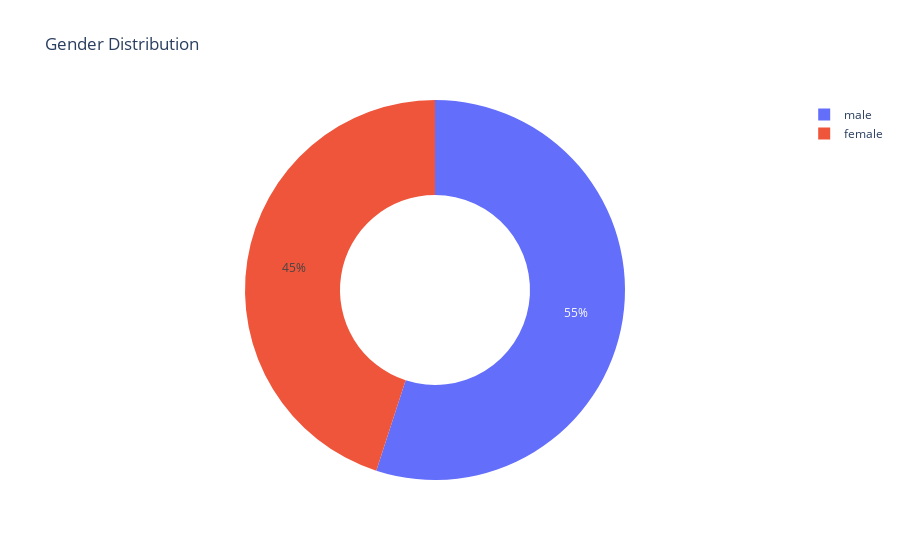

Write notebook code for a chart like this one.
### Code cell
categories = ['male', 'female']
values = [len(male), len(female)]

fig = ex.pie(Education, values=values, names=categories, title='Gender Distribution', hole=0.5)
fig.show()

### Figure 1 — Plotly figure (JSON) as saved in the notebook; plotly's stock layout.template omitted (floating-point values rounded to 4 significant figures)
{"data": [{"domain": {"x": [0, 1], "y": [0, 1]}, "hole": 0.5, "hovertemplate": "label=%{label}<br>value=%{value}<extra></extra>", "labels": ["male", "female"], "legendgroup": "", "name": "", "showlegend": true, "type": "pie", "values": [165, 135]}], "layout": {"autosize": true, "legend": {"tracegroupgap": 0}, "title": {"text": "Gender Distribution"}}}
